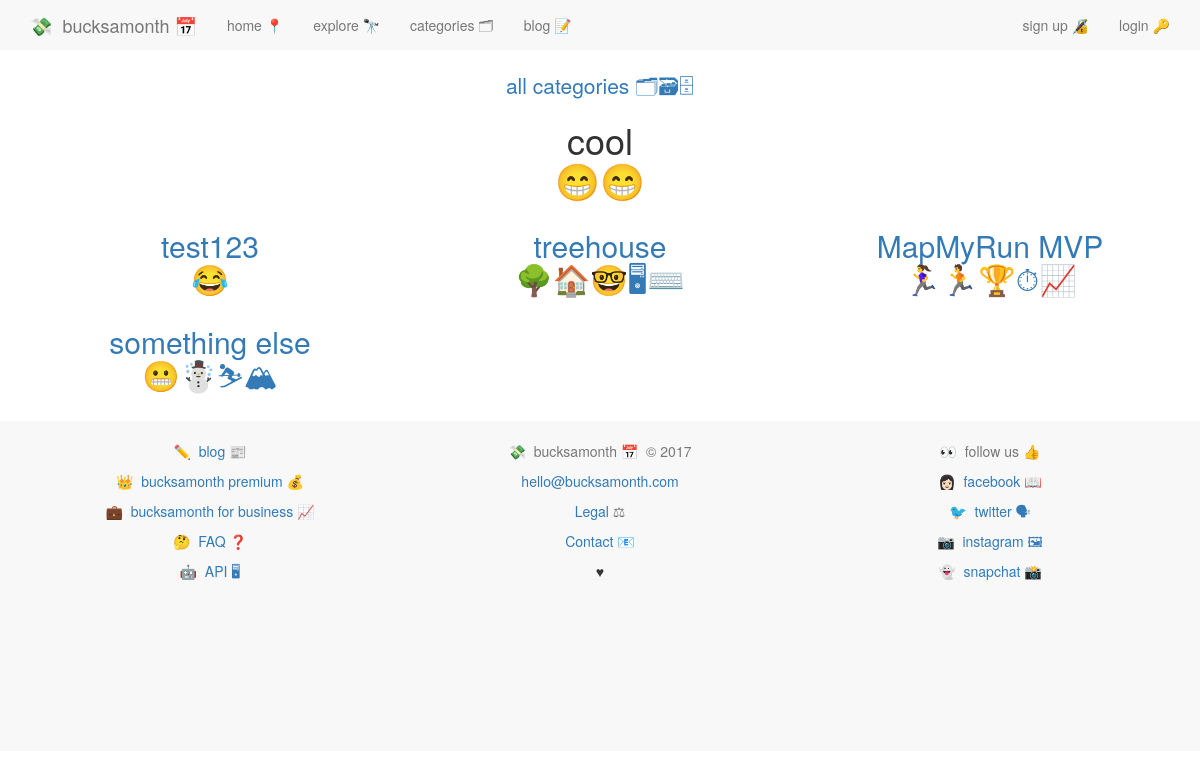
/categories/cool/, run on the app's committed database.
### categories/models.py (models this page shows, shortened)
class Category(models.Model):
    category = models.CharField(max_length=50)
    emoji = models.CharField(max_length=20, null=True, blank=True)
    description = models.CharField(max_length=140, null=True, blank=True)
    slug = models.SlugField(unique=True, blank=True, null=True)

### services/models.py (models this page shows, shortened)
class Service(models.Model):
	service_name 			= models.CharField(max_length=140)
	service_slug			= models.SlugField(blank=True)
	url_name 				= models.CharField(max_length=200)
	description_long		= models.CharField(max_length=500, default='')
	description_short		= models.CharField(max_length=140, default='')
	category				= models.ManyToManyField(Category, blank=True)
	featured				= models.BooleanField(default=False)
	date_created 			= models.DateField(auto_now=True)
	bucksamonth 			= models.DecimalField(max_digits=8, decimal_places=2, default=0.00)
	emoji					= models.CharField(max_length=20, default='')
	twitter 				= models.CharField(max_length=100, default='')
	tags 					= TaggableManager()

### categories/views.py (the view)
# urls.py: url(r'^(?P<slug>.+)/$', views.category_view, name='category_view'),
def category_view(request, slug):
    category = Category.objects.get(slug=slug)
    services = Service.objects.filter(category=category)
    context = {
        'category':category,
        'services':services,
    }
    return render(request, 'categories/category_view.html', context)

### categories/templates/categories/category_view.html
{% extends 'base.html' %}
{% block content %}
{% include 'nav.html' %}
  <span style="text-align:center"><p><a style="text-decoration:none;" href="{% url 'categories:all_categories' %}"><span style="font-size:1.5em;">all categories 🗂🗃🗄</span></a></p>
<h1>{{ category.category }}<br />{{ category.emoji }}</h1></span>
{% for service in services %}
{% cycle '<div class="row">' '' ''  %}
<div style="text-align:center;" class="col-md-4">
    <h2><a style="text-decoration:none;" href="{% url 'services:service_detail' service_slug=service.service_slug %}">{{ service.service_name }}<br />{{ service.emoji }}</a></h2>
</div>
{% cycle '' '' '</div>' %}
{% endfor %}
</div>
{% endblock %}

### static/css/main.css (style rules this page uses)
body { min-height: 200px; padding-top: 70px; padding-bottom: 20px; }
a { text-decoration: none; }

### data on the page
Category: category "cool", emoji "😁😁"
Service: service_name "test123", emoji "😂"
Service: service_name "treehouse", emoji "🌳🏠🤓🖥⌨️"
Service: service_name "MapMyRun MVP", emoji "🏃‍♀️🏃🏆⏱📈"
Service: service_name "something else", emoji "😬☃️⛷🏔"
